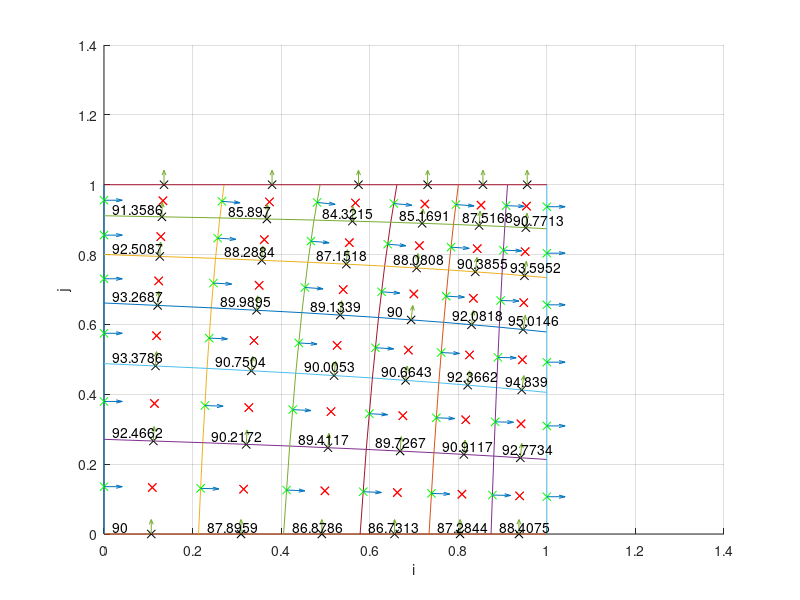
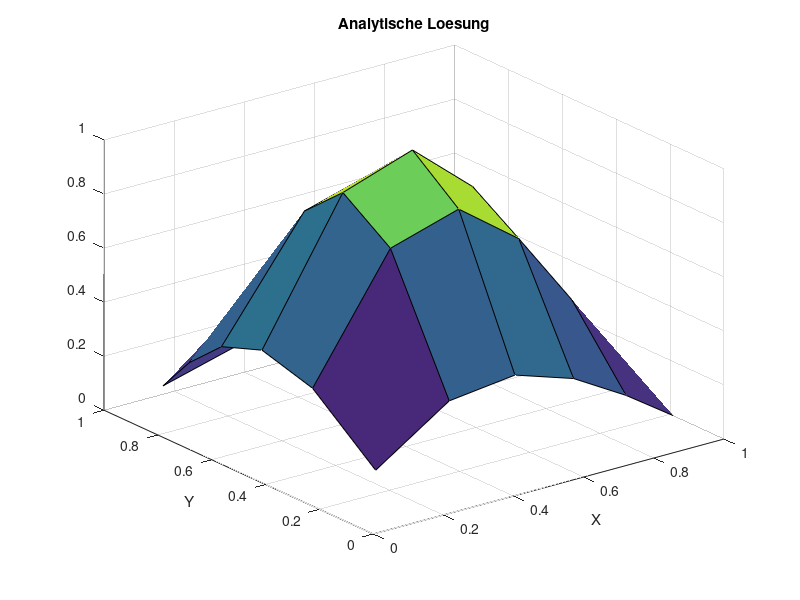

The MATLAB script that drew these images, in order:
clc
clear all
close all
SOL=@(x,y) sin(pi*x)*sin(pi*y);
MSOL=@(x,y) -2*pi^2*sin(pi*x)*sin(pi*y) + pi*cos(pi*x)*sin(pi*y) + pi*sin(pi*x)*cos(pi*y);

%SOL=@(x,y) sin(pi*x)*sin(pi*y);
%MSOL=@(x,y) -2*pi^2*sin(pi*x)*sin(pi*y);
DIF=1.0;
XMIN=0.0;
XMAX=1.0;
YMIN=0.0;
YMAX=1.0;
ALPHAX1=0.9;
ALPHAX2=0.8;
ALPHAY1=0.8;
ALPHAY2=0.9;
N=06; % KV's in einer Koordinatenrichtung, macht N^2 KV gesamt
NN=N*N;

% Randwerte
X = zeros(N+1);
for I=1:N+1
  X1 = XMIN + (ALPHAX1^(I-1)-1)/(ALPHAX1^N-1)*(XMAX-XMIN);
  X2 = XMIN + (ALPHAX2^(I-1)-1)/(ALPHAX2^N-1)*(XMAX-XMIN);
  X(I,:) = linspace(X1, X2, N+1);
end
% Interpolation


Y = zeros(N+1);
for I=1:N+1
  Y1 = YMIN + (ALPHAY1^(I-1)-1)/(ALPHAY1^N-1)*(YMAX-YMIN);
  Y2 = YMIN + (ALPHAY2^(I-1)-1)/(ALPHAY2^N-1)*(YMAX-YMIN);
  Y(:,I) = linspace(Y1,Y2,N+1);
end

% plot mesh
figure(1);
hold on;
grid on;
xlabel('i');
ylabel('j');
for I=1:N+1
  plot(X(I,:), Y(I,:));
  plot(X(:,I), Y(:,I));
end

% cell middle points
XM=zeros(N);
for I=1:N
  for J=1:N
    XM(I,J) = (X(I,J)+X(I+1,J)+X(I,J+1)+X(I+1,J+1))/4;
  end
end
YM=zeros(N);
for I=1:N
  for J=1:N
    YM(I,J) = (Y(I,J)+Y(I+1,J)+Y(I,J+1)+Y(I+1,J+1))/4;
  end
end

for I=1:N
  plot(XM(I,:), YM(I,:),'rx');
  plot(XM(:,I), YM(:,I),'rx');
end

% cell face centers
% east-west sides
XCH=zeros(N,N+1);
YCH=zeros(N,N+1);
YCH(:,N+1)=Y(1:N,N+1);
for I=1:N
  for J=1:N+1
    XCH(I,J) = (X(I,J)+X(I+1,J))/2;
    YCH(I,J) = (Y(I,J)+Y(I+1,J))/2;
  end
end
for I=1:N+1
  plot(XCH(:,I), YCH(1:N,I),'kx');
end

% north-south sides
XCV=zeros(N+1,N);
XCV(N+1,:)=X(N+1,1:N);
YCV=zeros(N+1,N);
for I=1:N+1
  for J=1:N
    XCV(I,J) = (X(I,J)+X(I,J+1))/2;
    YCV(I,J) = (Y(I,J)+Y(I,J+1))/2;
  end
end
for I=1:N+1
  plot(XCV(I,1:N), YCV(I,:),'gx');
end

% normal vectors
DXH = zeros(N+1,N);
DYH = zeros(N+1, N);
NVHX = zeros(N+1,N);
NVHY = zeros(N+1,N);
for I=1:N+1
  for J=1:N
    DX = X(I,J+1)-X(I,J);
    DY = Y(I,J+1)-Y(I,J);

    NORM = sqrt(DX^2 + DY^2);
    NVHX(I,J) = DY/NORM;
    NVHY(I,J) = -DX/NORM;

    DXH(I,J)=DX;
    DYH(I,J)=DY;
  end
end
quiver(XCV(1:N+1,1:N), YCV(1:N+1,1:N), NVHX, NVHY, 0.2);

DXV = zeros(N,N+1);
DYV = zeros(N,N+1);
NVVX = zeros(N,N+1);
NVVY = zeros(N,N+1);
for I=1:N
  for J=1:N+1
    DX = X(I+1,J)-X(I,J);
    DY = Y(I+1,J)-Y(I,J);

    NORM = sqrt(DX^2 + DY^2);
    NVVX(I,J) = -DY/NORM;
    NVVY(I,J) = DX/NORM;

    DXV(I,J)=DX;
    DYV(I,J)=DY;
  end
end
quiver(XCH(1:N,1:N+1), YCH(1:N,1:N+1), NVVX, NVVY, 0.2);

% cell metrics
MXXI = DXV(:,1:N);
MXETA= DYH(1:N,:);
MYXI = DYV(:,1:N);
MYETA= DXH(1:N,:);
MDETJ= zeros(N);
for I=1:N
  for J=1:N
    GAMMA = atand(MYXI(I,J)/MXXI(I,J));
    BETA  = 90 - atand(MXETA(I,J)/MYETA(I,J));
    A = sqrt(MXXI(I,J)^2 + MYXI(I,J)^2);
    B = sqrt(MXETA(I,J)^2 + MYETA(I,J)^2);
    MDETJ(I,J) = A*B*cosd(BETA+GAMMA);
    THETA = 90 - BETA-GAMMA;
    text(X(I,J)+0.02,Y(I,J)+0.02,num2str(THETA));
  end
end

%NDIVS = 3;
%% N halbieren
%for j=1:NDIVS
%idx =1;
%X2=0;
%for i=1:length(X)+1
  %if mod(i, 2)==1
    %X2(idx)=X(i);
    %idx=idx+1;
  %end
%end
%X=X2;
%N=length(X)-1;
%end

%for j=1:NDIVS
%idx =1;
%Y2=0;
%for i=1:length(Y)+1
  %if mod(i, 2)==1
    %Y2(idx)=Y(i);
    %idx=idx+1;
  %end
%end
%Y=Y2;
%N=length(Y)-1;
%end
%NN=N*N;

%XC = (X(1:N)+X(2:N+1))/2;
%YC = (Y(1:N)+Y(2:N+1))/2;
%XCR = [XMIN, XC, XMAX];
%YCR = [YMIN, YC, YMAX];

%%%% ANALYTISCHE LÖSUNG
TA = zeros(N, N);
for I=1:N
  for J=1:N
    TA(I, J)=SOL(XM(I,J), YM(I,J));
  end
end

hold off;
figure(2)
surf(XM, YM, TA');
title('Analytische Loesung')
xlabel('X')
ylabel('Y')

%%%% FVM Lösung

%% Randbedingungen
%for I=1:N RBS(I)=SOL(XC(I), 0); end
%for I=1:N RBN(I)=SOL(XC(I), 1); end
%for I=1:N RBE(I)=SOL(1, YC(I)); end
%for I=1:N RBW(I)=SOL(0, YC(I)); end

%%% Koeffizienten speichern
%AP = zeros(N);
%AE = zeros(N);
%AN = zeros(N);
%AW = zeros(N);
%AS = zeros(N);

%for I=1:N
  %for J=1:N
    %% east
    %NORM_e = 
    %DX = X(I+1)-X(I);
    %DY = Y(J+1)-Y(J);

    %DXE = XCR(I+2)-XCR(I+1);
    %DXW = XCR(I+1)-XCR(I);

    %DYN = YCR(J+2)-YCR(J+1);
    %DYS = YCR(J+1)-YCR(J);

    %AE(I,J) = DIF*DY/DXE;
    %AW(I,J) = DIF*DY/DXW;
    %AN(I,J) = DIF*DX/DYN;
    %AS(I,J) = DIF*DX/DYS;

    %AP(I,J) = -AE(I,J)-AN(I,J)-AW(I,J)-AS(I,J);
  %end
%end

%% Gesamtgleichungssystem aufstellen
%A = zeros(NN);
%b = zeros(NN, 1);

%for J=1:N
  %for I=1:N
    %IDX = (J-1)*N + I;

    %DX = X(I+1)-X(I);
    %DY = Y(J+1)-Y(J);
    %b(IDX) = MSOL(XC(I),YC(J))*DX*DY;

    %% Hauptdiagonale
    %A(IDX, IDX) = AP(I,J);

    %% Westliche Nebendiagonale
    %if mod(IDX,N)==1
      %b(IDX) = b(IDX)-AW(I,J)*RBW(J);
    %else
      %A(IDX, IDX-1) = AW(I,J);
    %end

    %% Östliche Nebendiagonale
    %if mod(IDX,N)==0
      %b(IDX) = b(IDX)-AE(I,J)*RBE(J);
    %else
      %A(IDX, IDX+1) = AE(I,J);
    %end

    %% Nördliche Nebendiagonale
    %if IDX > NN-N
      %b(IDX) = b(IDX)-AN(I,J)*RBN(I);
    %else
      %A(IDX, IDX+N) = AN(I,J);
    %end

    %% Südliche Nebendiagonale
    %if IDX <= N
      %b(IDX) = b(IDX)-AS(I,J)*RBS(I);
    %else
      %A(IDX, IDX-N) = AS(I,J);
    %end
  %end
%end

%t=A\b;
%T=reshape(t,N,N);

%% mit Randwerten
%T2 = zeros(N+2);
%T2(2:N+1,2:N+1) = T;

%figure(2)
%surf(XC, YC, T');
%title('Numerische Loesung')
%xlabel('X')
%ylabel('Y')


%%%% Lösungsfehler berechnen
%SERR=0.0;
%ERR=zeros(N);
%for I=1:N
  %for J=1:N
    %ERR(I,J)=T(I, J)-TA(I, J);
    %SERR=SERR+ERR(I,J)^2;
  %end
%end
%SERR=sqrt(SERR/NN);

%figure(3)
%surf(XC, YC, ERR');
%title('Loesungsfehler')

%fprintf('Summierter Fehler %16.10e NN=%g\n', SERR, NN);

%%%% ORDNUNG  BESTIMMEN
%ERR5=6.5277704659e-02;
%ERR10=1.0773515741e-02;
%ERR20=2.2555829695e-03;
%ERR40=5.4229194964e-04;
%op=log((ERR5)/(ERR10))/log(2);
%fprintf('Ordnung des Verfahrens %16.10e \n',op  );
%op=log((ERR10)/(ERR20))/log(2);
%fprintf('Ordnung des Verfahrens %16.10e \n',op  );
%op=log((ERR20)/(ERR40))/log(2);
%fprintf('Ordnung des Verfahrens %16.10e \n',op  );



%%%% RESIDUUM BERECHNEN
%s=zeros(N);
%for I=1:N
  %for J=1:N
    %s(I, J)=SOL(XC(I), YC(J));
  %end
%end

%s=reshape(s, NN, 1);

%RES=A*s-b;

%RES2 = reshape(RES, N, N);

%figure(4)
%surf(XC, YC, RES2');

%xlabel('XC')
%ylabel('YC')
%zlabel('RES')
%title('Residuum')

%%%% Truncation Error berechnen

%% b ohne Randwerte
%TERR=zeros(N);
%b=zeros(N);
%for I=1:N
  %for J=1:N
    %DX = X(I+1)-X(I);
    %DY = Y(J+1)-Y(J);
    %b(I,J) = MSOL(XC(I),YC(J))*DX*DY;
  %end
%end

%for I=3:N-2
  %for J=3:N-2
    %% benötigte Werte zwischenspeichern
    %XEE=XCR(I+3);
    %XE=XCR(I+2);
    %XP=XCR(I+1);
    %XW=XCR(I);
    %XWW=XCR(I-1);
    %Xe=X(I+1);
    %Xee=X(I+2);
    %Xw=X(I);
    %Xww=X(I-1);

    %DX = Xe-Xw;

    %YNN=YCR(J+3);
    %YN=YCR(J+2);
    %YP=YCR(J+1);
    %YS=YCR(J);
    %YSS=YCR(J-1);
    %Yn=Y(J+1);
    %Ynn=Y(J+2);
    %Ys=Y(J);
    %Yss=Y(J-1);

    %DY = Yn-Ys;

    %fE=b(I+1,J);
    %fP=b(I,J);
    %fW=b(I-1,J);
    %fN=b(I,J+1);
    %fS=b(I,J-1);

    %TEE=T(I+2,J);
    %TE=T(I+1,J);
    %TP=T(I,J);
    %TW=T(I-1,J);
    %TWW=T(I-2,J);
    %TN=T(I,J+1);
    %TNN=T(I,J+2);
    %TS=T(I,J-1);
    %TSS=T(I,J-2);


    %DX = X(I+1)-X(I);
    %DY = Y(J+1)-Y(J);

    %% Source Term
    %TERRSO = 1/2*((fE-fP)/((XE-XP)*DX) - (fP-fW)/((XP-XW)*DX))...
           %* ((Xe-XP)^3 - (Xw-XP)^3)/3*DY...
          %+ 1/2*((fN-fP)/((YN-YP)*DY) - (fP-fS)/((YP-YS)*DY))...
           %* ((Yn-YP)^3 - (Ys-YP)^3)/3*DX;

    %TERRE = 1/(2*(XE-XP))*((TEE-TP)/(XEE-XP)-(TE-TW)/(XE-XW))...
      %* (((XP-Xe)^2-(XE-Xe)^2)/(XE-XP))...
      %+ (1/(Xee-Xe)*((TEE-TE)/(XEE-XE)-(TE-TP)/(XE-XP)) - 1/(Xe-Xw)*((TE-TP)/(XE-XP)-(TP-TW)/(XP-XW)))...
      %* 1/(6*(XE-XP))*(((XP-Xe)^3-(XE-Xe)^3)/(XE-XP));

    %TERRW = 1/(2*(XP-XW))*((TE-TW)/(XE-XW)-(TP-TWW)/(XP-XWW))...
      %* (((XW-Xw)^2-(XP-Xw)^2)/(XP-XW))...
      %+ (1/(Xe-Xw)*((TE-TP)/(XE-XP)-(TP-TW)/(XP-XW)) - 1/(Xw-Xww)*((TP-TW)/(XP-XW)-(TW-TWW)/(XW-XWW)))...
      %* 1/(6*(XP-XW))*(((XW-Xw)^3-(XP-Xw)^3)/(XP-XW));

    %TERRN = 1/(2*(YN-YP))*((TNN-TP)/(YNN-YP)-(TN-TS)/(YN-YS))...
      %* (((YP-Yn)^2-(YN-Yn)^2)/(YN-YP))...
      %+ (1/(Ynn-Yn)*((TNN-TN)/(YNN-YN)-(TN-TP)/(YN-YP)) - 1/(Yn-Ys)*((TN-TP)/(YN-YP)-(TP-TS)/(YP-YS)))...
      %* 1/(6*(YN-YP))*(((YP-Yn)^3-(YN-Yn)^3)/(YN-YP));

    %TERRS = 1/(2*(YP-YS))*((TN-TS)/(YN-YS)-(TP-TSS)/(YP-YSS))...
      %* (((YS-Ys)^2-(YP-Ys)^2)/(YP-YS))...
      %+ (1/(Yn-Ys)*((TN-TP)/(YN-YP)-(TP-TS)/(YP-YS)) - 1/(Ys-Yss)*((TP-TS)/(YP-YS)-(TS-TSS)/(YS-YSS)))...
      %* 1/(6*(YP-YS))*(((YS-Ys)^3-(YP-Ys)^3)/(YP-YS));

    %TERR(I,J) = TERRSO - TERRE + TERRW - TERRN + TERRS;
  %end
%end

%figure(5)

%surf(XC, YC, TERR');
%title('TE');


%RESTE = RES2-TERR;
%figure(6)
%surf(XC(3:N-2), YC(3:N-2), RESTE(3:N-2, 3:N-2)');
%title('RES-TE');
